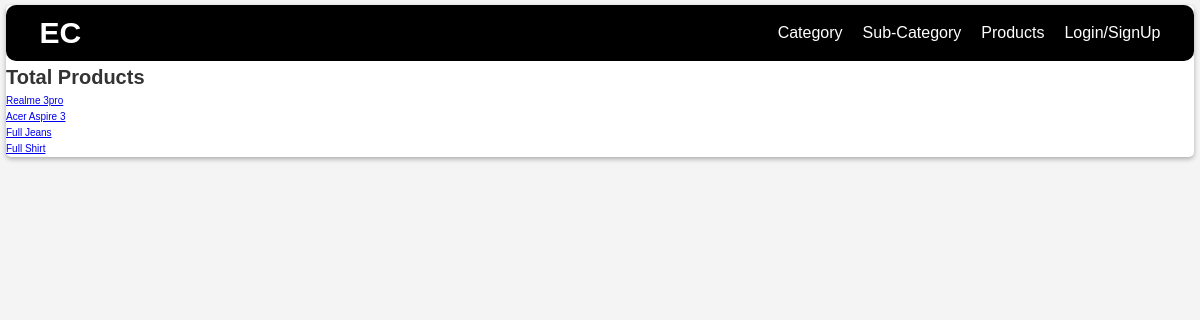
Before: /products/ with the older database file.
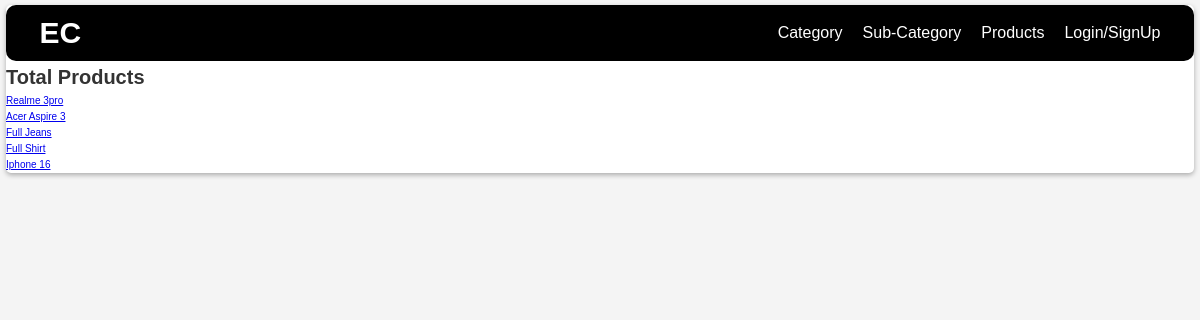
After: the same page with the newer database file.
### base/models.py (models this page shows, shortened)
class Product(models.Model):
    STATUS_CHOICES = [
        ('In-Stock', 'In-Stock'),
        ('Out-of-Stock', 'Out-of-Stock'),
    ]
    category = models.ForeignKey(SubCategory, on_delete=models.CASCADE)
    product_id = models.CharField(max_length=10, unique=True, editable=False)
    name = models.CharField(max_length=30)
    product_image = models.ImageField(null=True, blank=True)
    price = models.FloatField()
    description = models.TextField(null=True)
    quantity = models.CharField(max_length=10, null=True, blank=True)
    stock = models.CharField(max_length=20, choices=STATUS_CHOICES, default="In-Stock")
    created_at = models.DateTimeField(auto_now_add=True)
    updated_at = models.DateTimeField(auto_now=True)
    deleted_at = models.DateTimeField(null=True, blank=True)

### base/views.py (the view)
# urls.py: path("products/", views.productsView, name="products"),
def productsView(request):
    page = "all_products"
    products = Product.objects.all()
    context = {"products":products, "page":page}
    return render(request, "base/product/products.html", context)

### base/templates/base/product/products.html
{% extends "main.html" %}
{% block content %}
{% if page == "all_products" %}
    <div>
        <h1>Total Products</h1>
        {% for product in products %}
            <ul>
                <li><a href="{% url "product" product.id %}">{{product.name}}</a></li>
            </ul>
        {% endfor %}
    </div>
{% else %}
    <form method="POST">
        {% csrf_token %}
        {{ form.as_p }}
        <button type="submit">Create-Product</button>
    </form>
{% endif %}
{% endblock content %}

Changed rows visible on the page:
added Product: name "Iphone 16"
